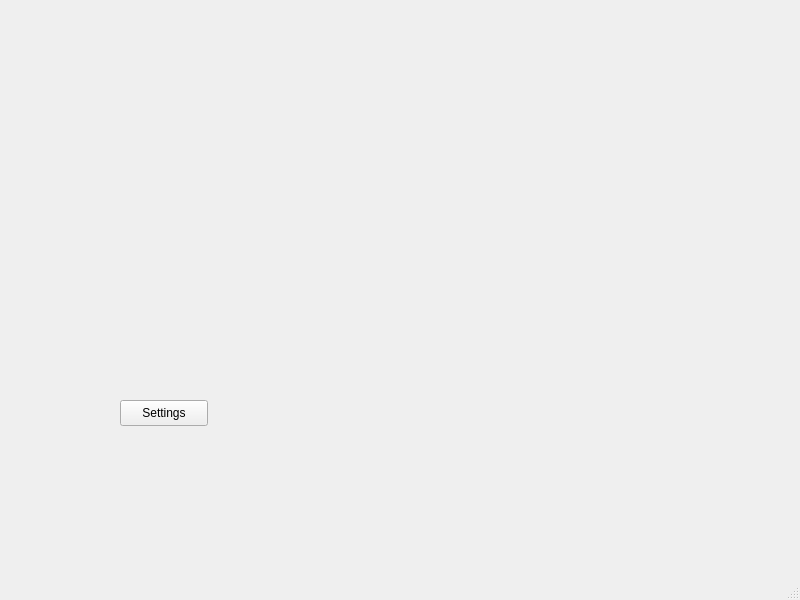
<?xml version="1.0" encoding="UTF-8"?>
<ui version="4.0">
 <class>MainWindow</class>
 <widget class="QMainWindow" name="MainWindow">
  <property name="geometry">
   <rect>
    <x>0</x>
    <y>0</y>
    <width>800</width>
    <height>600</height>
   </rect>
  </property>
  <property name="windowTitle">
   <string>MainWindow</string>
  </property>
  <widget class="QWidget" name="centralwidget">
   <widget class="Scene" name="m_scene" native="true">
    <property name="geometry">
     <rect>
      <x>240</x>
      <y>100</y>
      <width>271</width>
      <height>261</height>
     </rect>
    </property>
   </widget>
   <widget class="QPushButton" name="m_settings">
    <property name="geometry">
     <rect>
      <x>120</x>
      <y>400</y>
      <width>88</width>
      <height>26</height>
     </rect>
    </property>
    <property name="text">
     <string>Settings</string>
    </property>
   </widget>
  </widget>
  <widget class="QMenuBar" name="menubar">
   <property name="geometry">
    <rect>
     <x>0</x>
     <y>0</y>
     <width>800</width>
     <height>23</height>
    </rect>
   </property>
  </widget>
  <widget class="QStatusBar" name="statusbar"/>
 </widget>
 <customwidgets>
  <customwidget>
   <class>Scene</class>
   <extends>QWidget</extends>
   <header>Scene.h</header>
   <container>1</container>
  </customwidget>
 </customwidgets>
 <resources/>
 <connections/>
</ui>
